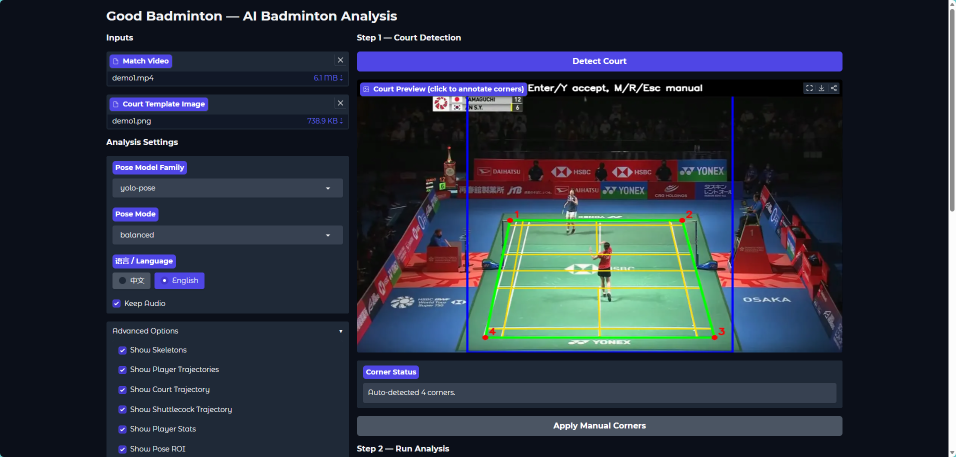
#> input picture assets/webui0-en.png, 1912 x 914 px (shown at 1/2 size)
$ python -i scoring.py   (imports and definitions only)
#> lines starting #> are read from the running program, lines starting #| are printed output that depends on the picture; after the words box and inside, x2 and y2 are one past the last pixel; in counts of white or black regions, pixels touching at a corner belong together
#> further down, picture is the input picture: shape (914, 1912, 3); mean B, G, R 61.3, 48.3, 41.4
from __future__ import annotations

import math
from dataclasses import dataclass
from typing import Any

try:
    import cv2
    import numpy as np
except ImportError:  # pragma: no cover - runtime dependency
    cv2 = None
    np = None


def require_opencv() -> None:
    if cv2 is None or np is None:
        raise RuntimeError("OpenCV and NumPy are required for main-view analysis.")


def clamp(value: float, low: float = 0.0, high: float = 1.0) -> float:
    return max(low, min(high, value))


# [4 lines left out: function ramp, not called in this run]


@dataclass(slots=True)
class FrameScore:
    sample_frame: int
    timestamp: float
    main_view_score: float
    court_score: float
    geometry_score: float
    layout_score: float
    stability_score: float
    line_score: float
    reject_score: float
    court_area_ratio: float
    court_span_x: float
    court_span_y: float
    player_candidate_count: int
    player_split_sides: int
    is_main_view: int
    reject_reason: str
    corners: list[list[float]] | None = None

    # [19 lines left out: function to_row, not called in this run]


def green_mask(frame: Any) -> Any:
    require_opencv()
    hsv = cv2.cvtColor(frame, cv2.COLOR_BGR2HSV)
#> hsv: shape (914, 1912, 3); mean H, S, V 99.1, 120.8, 69.5
    hue, saturation, value = cv2.split(hsv)
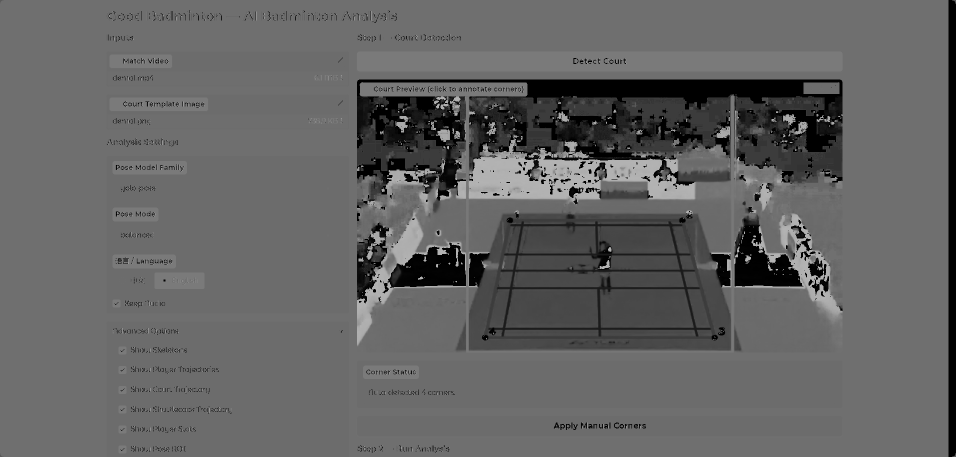
#> hue: shape (914, 1912) (shown at 1/2 size); min 0, max 179, mean 99.1
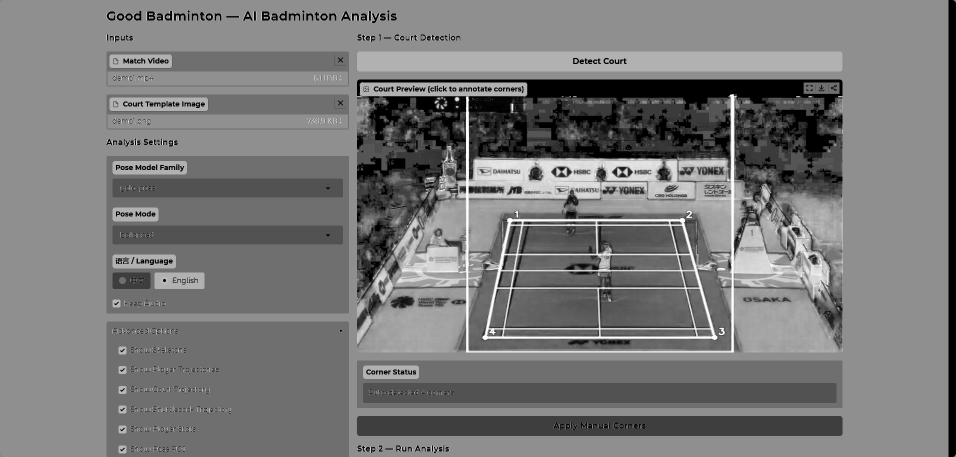
#> saturation: shape (914, 1912) (shown at 1/2 size); min 0, max 255, mean 120.8
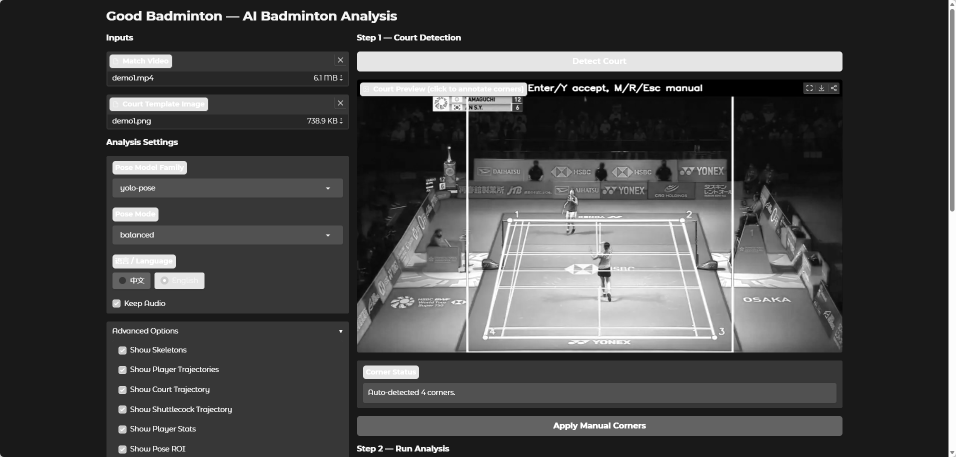
#> value: shape (914, 1912) (shown at 1/2 size); min 0, max 255, mean 69.5
    return (
        (hue >= 35)
        & (hue <= 95)
        & (saturation >= 35)
        & (value >= 30)
    ).astype(np.uint8) * 255
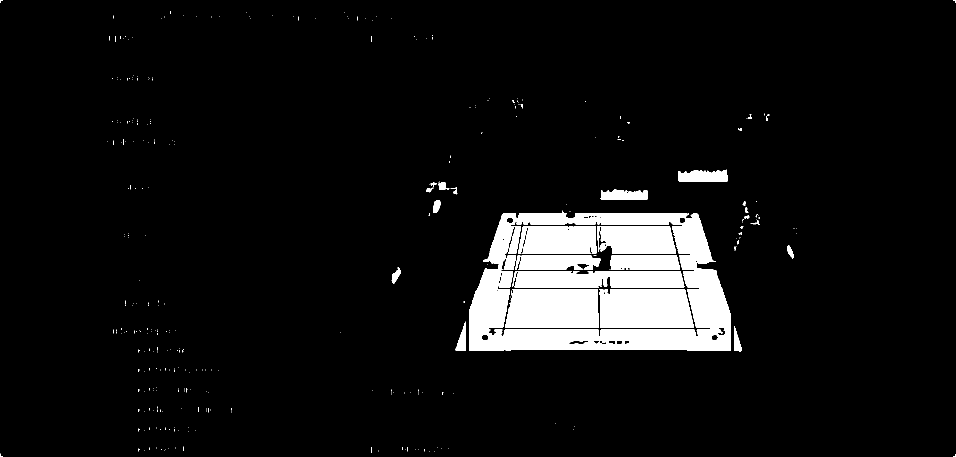
#> returned value: shape (914, 1912) (shown at 1/2 size); 7.1% white; 353 white regions (323 under 20 px), largest, box (x1, y1, x2, y2) and area: (938, 421, 1462, 701) 53343, (1010, 578, 1197, 656) 13869, (1199, 578, 1388, 656) 13852


# [9 lines left out: function edge_ratios, not called in this run]


def detect_court_corners(frame: Any) -> tuple[Any | None, float, float, float]:
    require_opencv()
    mask = green_mask(frame)
    kernel = np.ones((7, 7), np.uint8)
    mask = cv2.morphologyEx(mask, cv2.MORPH_CLOSE, kernel, iterations=2)
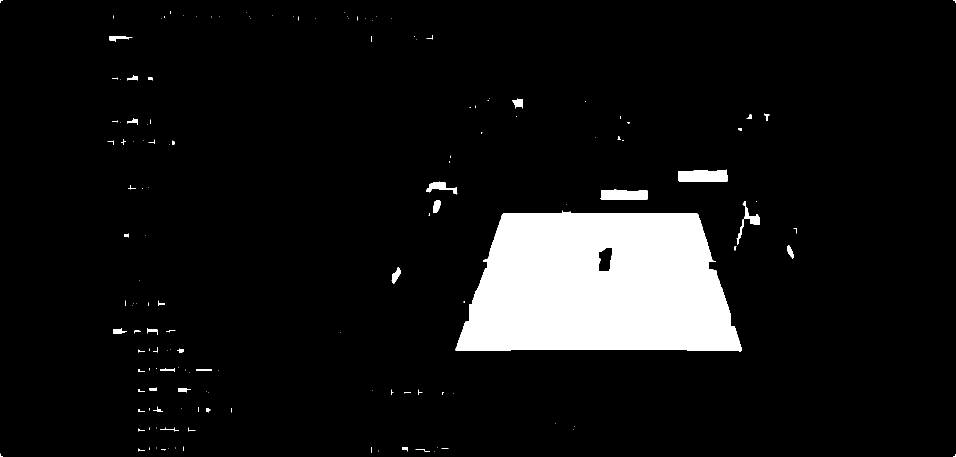
#> mask: shape (914, 1912) (shown at 1/2 size); 8% white; 153 white regions (102 under 20 px), largest, box (x1, y1, x2, y2) and area: (911, 421, 1484, 703) 130434, (1356, 339, 1455, 364) 2158, (1201, 379, 1295, 400) 1703
    mask = cv2.morphologyEx(mask, cv2.MORPH_OPEN, kernel, iterations=1)
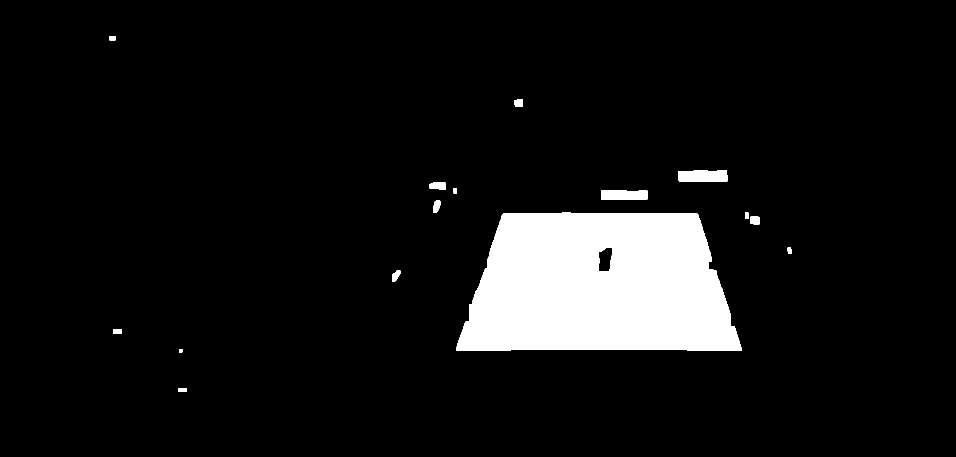
#> mask: shape (914, 1912) (shown at 1/2 size); 7.8% white; 15 white regions
    contours, _ = cv2.findContours(mask, cv2.RETR_EXTERNAL, cv2.CHAIN_APPROX_SIMPLE)
#> contours = 15 contours; largest, box (x1, y1, x2, y2) and area: (912, 424, 1483, 702) 130632, (1356, 341, 1455, 364) 2034, (1202, 380, 1295, 400) 1580, (859, 364, 892, 380) 378, (866, 401, 881, 426) 258
    if not contours:
        return None, 0.0, 0.0, 0.0

    contour = max(contours, key=cv2.contourArea)
#> contour = contour of 303 points, box (x1, y1, x2, y2) (912, 424, 1483, 702), area 130632
    frame_area = float(frame.shape[0] * frame.shape[1])
#> frame_area = 1747568
    area_ratio = float(cv2.contourArea(contour)) / frame_area if frame_area else 0.0
#> area_ratio = 0.0748
    if area_ratio <= 0.0:
        return None, 0.0, 0.0, 0.0

    points = contour.reshape(-1, 2)
#> points = 303 pairs, first value 912 to 1482, second value 424 to 701
    x, y, w, h = cv2.boundingRect(contour)
#> x = 912; y = 424; w = 571; h = 278
    span_x = w / float(frame.shape[1])
#> span_x = 0.299
    span_y = h / float(frame.shape[0])
#> span_y = 0.304
    top_band = points[(points[:, 1] >= y) & (points[:, 1] <= y + h * 0.38)]
#> top_band = 126 pairs, first value 975 to 1423, second value 424 to 525
    bottom_band = points[(points[:, 1] >= y + h * 0.58) & (points[:, 1] <= y + h)]
#> bottom_band = 118 pairs, first value 912 to 1482, second value 586 to 701
    if len(top_band) < 4:
        top_band = points
    if len(bottom_band) < 4:
        bottom_band = points
    corners = np.array(
        [
            top_band[np.argmin(top_band[:, 0])],
            top_band[np.argmax(top_band[:, 0])],
            bottom_band[np.argmax(bottom_band[:, 0])],
            bottom_band[np.argmin(bottom_band[:, 0])],
        ],
        dtype=np.float32,
    )
#> corners = [[975, 517], [1423, 523], [1482, 701], [912, 694]]
    return corners, area_ratio, span_x, span_y


def polygon_area(points: Any) -> float:
    require_opencv()
    return float(abs(cv2.contourArea(points.astype(np.float32))))


# [177 lines left out: functions geometry_score, court_score, build_court_mask, player_layout_score, stability_score, reject_reason and 1 more, not called in this run]

>>> import cv2
>>> picture = cv2.imread('../../../../assets/webui0-en.png')
>>> result = detect_court_corners(picture)
#> result = ([[975, 517], [1423, 523], [1482, 701], [912, 694]], 0.0748, 0.299, 0.304)
